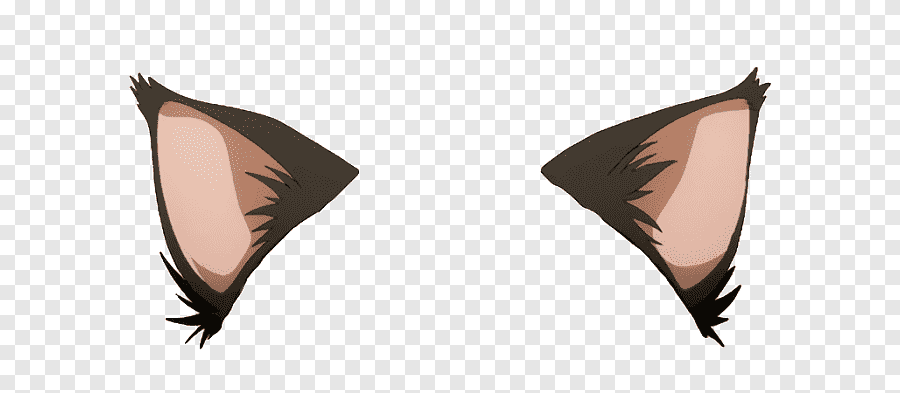
#> input picture TrabalhoGrauB/Stickers/catears.png, 900 x 393 px
$ python -i FiltroMagia.py   (imports and definitions only)
#> lines starting #> are read from the running program, lines starting #| are printed output that depends on the picture
#> further down, picture is the input picture: shape (393, 900, 3); mean B, G, R 218.3, 220.6, 224.9
import numpy as np
import cv2 as cv

def apply_magic_filter(frame):

    hsv_frame = cv.cvtColor(frame, cv.COLOR_BGR2HSV)
#> hsv_frame: shape (393, 900, 3); mean H, S, V 2, 13.6, 224.9

    hsv_frame[..., 0] = (hsv_frame[..., 0] + 100) % 180  #matiz
#> hsv_frame: shape (393, 900, 3); mean H, S, V 102, 13.6, 224.9
    hsv_frame[..., 1] = np.minimum(hsv_frame[..., 1] * 1.5, 255)  #saturacao
#> hsv_frame: shape (393, 900, 3); mean H, S, V 102, 20.3, 224.9

    frame = cv.cvtColor(hsv_frame, cv.COLOR_HSV2BGR)
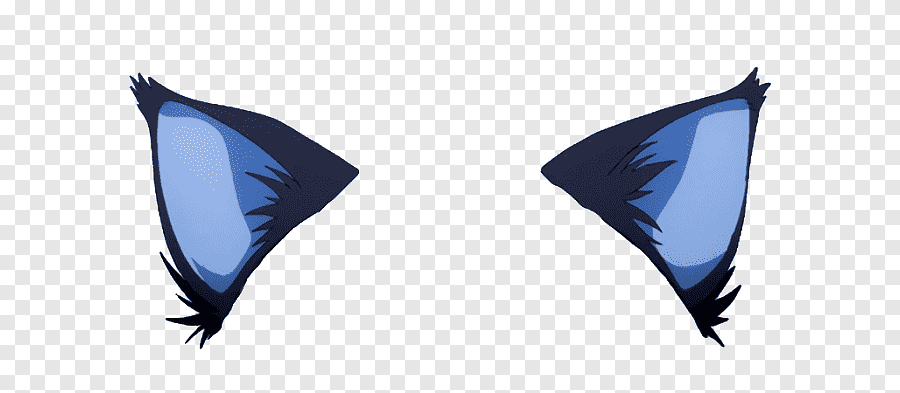
#> frame: shape (393, 900, 3); mean B, G, R 224.9, 218.1, 214.9

    blurred_frame = cv.GaussianBlur(frame, (21, 21), 0)
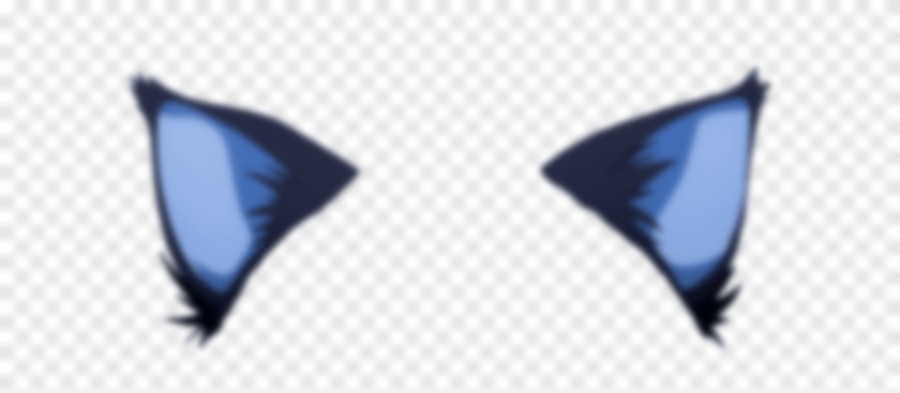
#> blurred_frame: shape (393, 900, 3); mean B, G, R 224.9, 218.1, 214.9
    frame_with_aura = cv.addWeighted(frame, 0.6, blurred_frame, 0.4, 0)

    return frame_with_aura

def aplicar_filtro_genio(use_camera=False, img_path=None):
    if use_camera:
        capture = cv.VideoCapture(0)
        if not capture.isOpened():
            print('Unable to open camera.')
            return
    else:
        if img_path is None:
            print("No image provided.")
            return
        img = cv.imread(img_path)
        if img is None:
            print("Invalid image path.")
            return

    while True:
        if use_camera:
            ret, frame = capture.read()
            if not ret:
                print("Failed to grab frame.")
                break
        else:
            frame = img

        magic_frame = apply_magic_filter(frame)


        cv.imshow('Magic Filter', magic_frame)

        if cv.waitKey(1) & 0xFF == ord('s'):
            save_path = input("Digite como salvar a imagem, nao esqueca o tipo no final (ex: foto.png): ").strip()
            cv.imwrite(save_path, magic_frame)
            print(f"Imagem salva em {save_path}")
        if cv.waitKey(1) & 0xFF == ord('q'):
            break

    if use_camera:
        capture.release()
    cv.destroyAllWindows()

>>> import cv2
>>> picture = cv2.imread('Stickers/catears.png')
>>> result = apply_magic_filter(picture)

$ run again, on TrabalhoGrauB/Stickers/flowersticker.png
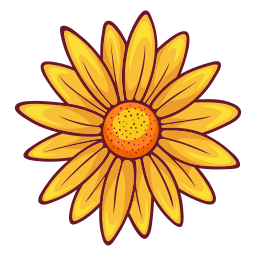
#> input picture TrabalhoGrauB/Stickers/flowersticker.png, 256 x 256 px
#> picture is the input picture: shape (256, 256, 3); mean B, G, R 155.5, 202.5, 234.4
#> in apply_magic_filter, `blurred_frame = cv.GaussianBlur(frame, (21, 21), 0)`:
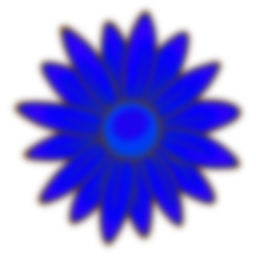
#> blurred_frame: shape (256, 256, 3); mean B, G, R 224.6, 143.1, 147.1
#> in apply_magic_filter, `frame_with_aura = cv.addWeighted(frame, 0.6, blurred_frame, 0.4, 0)`:
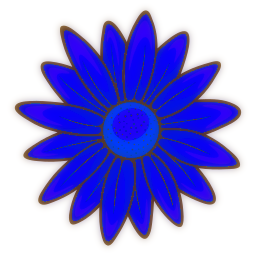
#> frame_with_aura: shape (256, 256, 3); mean B, G, R 224.6, 143.1, 147.1
